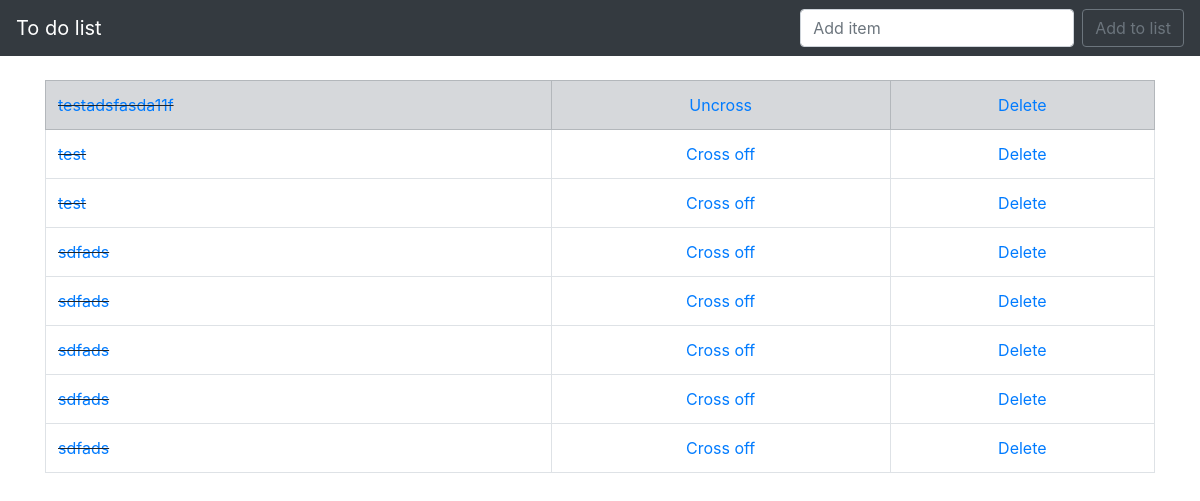
The app's page /, older data.
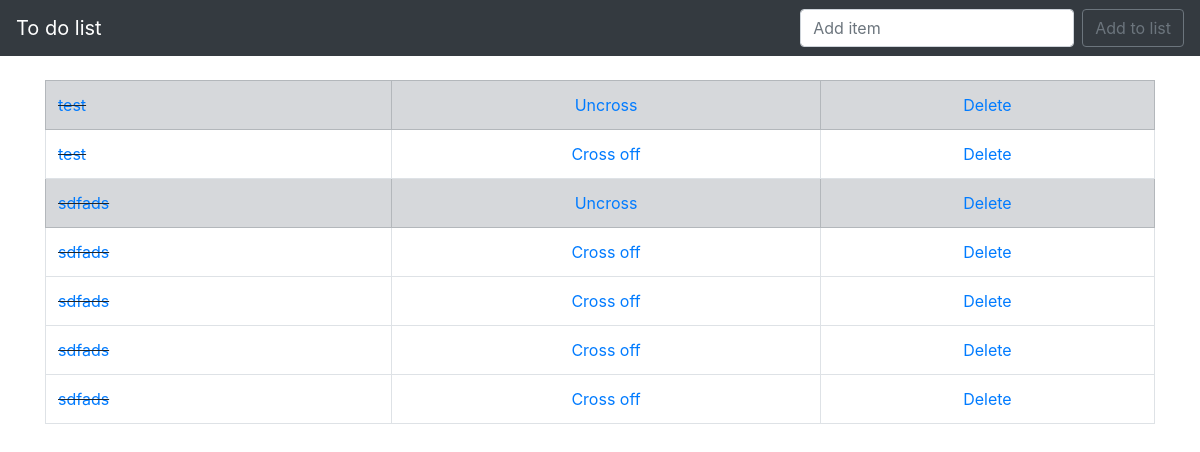
The same page, newer data.
### todo_list/models.py (models this page shows, shortened)
class List(models.Model):
	item = models.CharField(max_length=200)
	completed = models.BooleanField(default=False)

### todo_list/views.py (the view)
# urls.py: 2. Add a URL to urlpatterns:  path('', views.home, name='home')
def home(request):
	if request.method == 'POST':
		form = ListForm(request.POST or None)
		if form.is_valid():
			form.save()
			all_items = List.objects.all
			messages.success(request, ('Item has been added to list'))
			return render(request, 'home.html', {'all_items': all_items})
	else:
		all_items = List.objects.all
		return render(request, 'home.html', {'all_items': all_items})

### todo_list/templates/home.html (shortened to what this page needs)
{% extends 'base.html' %}
{% block content %}
{% if all_items %}
		<table class = "table table-bordered">
		{% for things in all_items %}
			{% if things.completed %}
				<tr class="table-secondary">
					<td class="striker"><a href="{% url 'edit' things.id%}">{{ things.item }}</a></td>
					<td><center><a href="{% url 'uncross' things.id %}">Uncross</a></center></td>
					<td><center><a href="{% url 'delete' things.id %}">Delete</ a></center></td>
				</tr>
			{% else %}
				<tr>
					<td class="striker"><a href="{% url 'edit' things.id %}">{{ things.item }}</a></td>
					<td><center><a href="{% url 'cross_off' things.id %}">Cross off</a></center></td>
					<td><center><a href="{% url 'delete' things.id %}">Delete</a></center></td>
				</tr>
			{% endif %}
		{% endfor %}
		</table>
{% endif %}
{% endblock %}

### todo_list/templates/base.html (shortened to what this page needs)
{% load static %}
<!doctype html>
<html lang="en">
<head>
  <link rel="stylesheet" href="https://stackpath.bootstrapcdn.com/bootstrap/4.4.1/css/bootstrap.min.css">
  <link rel="stylesheet" href="{% static 'css/my_css.css' %}">
</head>
<body>
  <nav class="navbar navbar-expand-lg navbar-dark bg-dark">
    <a class="navbar-brand" href="{% url 'home' %}">To do list</a>
    <div class="collapse navbar-collapse" id="navbarSupportedContent">
      <form class="form-inline my-2 my-lg-0" method="POST">
        <input class="form-control mr-sm-2" type="search" placeholder="Add item" aria-label="Search" name="item">
        <button class="btn btn-outline-secondary my-2 my-sm-0" type="submit">Add to list</button>
      </form>
    </div>
  </nav>
  <br/>
  <div class="container">
    {% block content %}
    {% endblock %}
  </div>
</body>
</html>

### static/css/my_css.css (style rules this page uses)
.striker { text-decoration: line-through; }

Row changes from the older to the newer data that the page shows:
removed List: item "testadsfasda11f"
changed List (number 1 of 7 on the later page): completed "Cross off" → "Uncross"
changed List (number 3 of 7 on the later page): completed "Cross off" → "Uncross"
